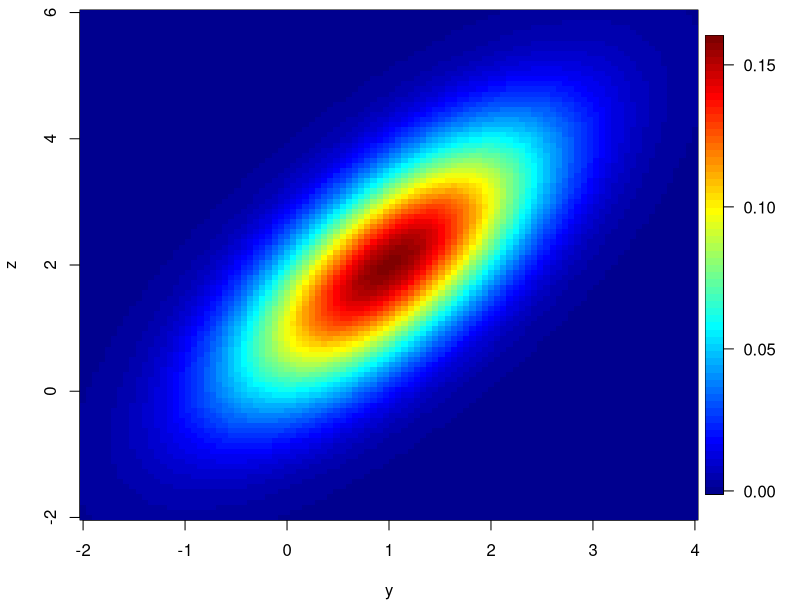

This chart was generated by the following R code:
png(file = "solution.png")
    mu <- c(1, 2)
    sigma <- matrix(c(1, 1, 1, 2), byrow = TRUE, nrow = 2)

    require(fields)
    require(mvtnorm)
    par(mai = c(0.8, 0.8, 0.1, 0.1))
    y <- seq(-2, 4, length = 100)
    z <- seq(-2, 6, length = 100)
    grid <- expand.grid(y = y, z = z)

    densgrid <- dmvnorm(grid, mean = mu, sigma = sigma)

    jdensity <- array(densgrid, c(100, 100))
    image.plot(y, z, jdensity, col = tim.colors())
dev.off()
